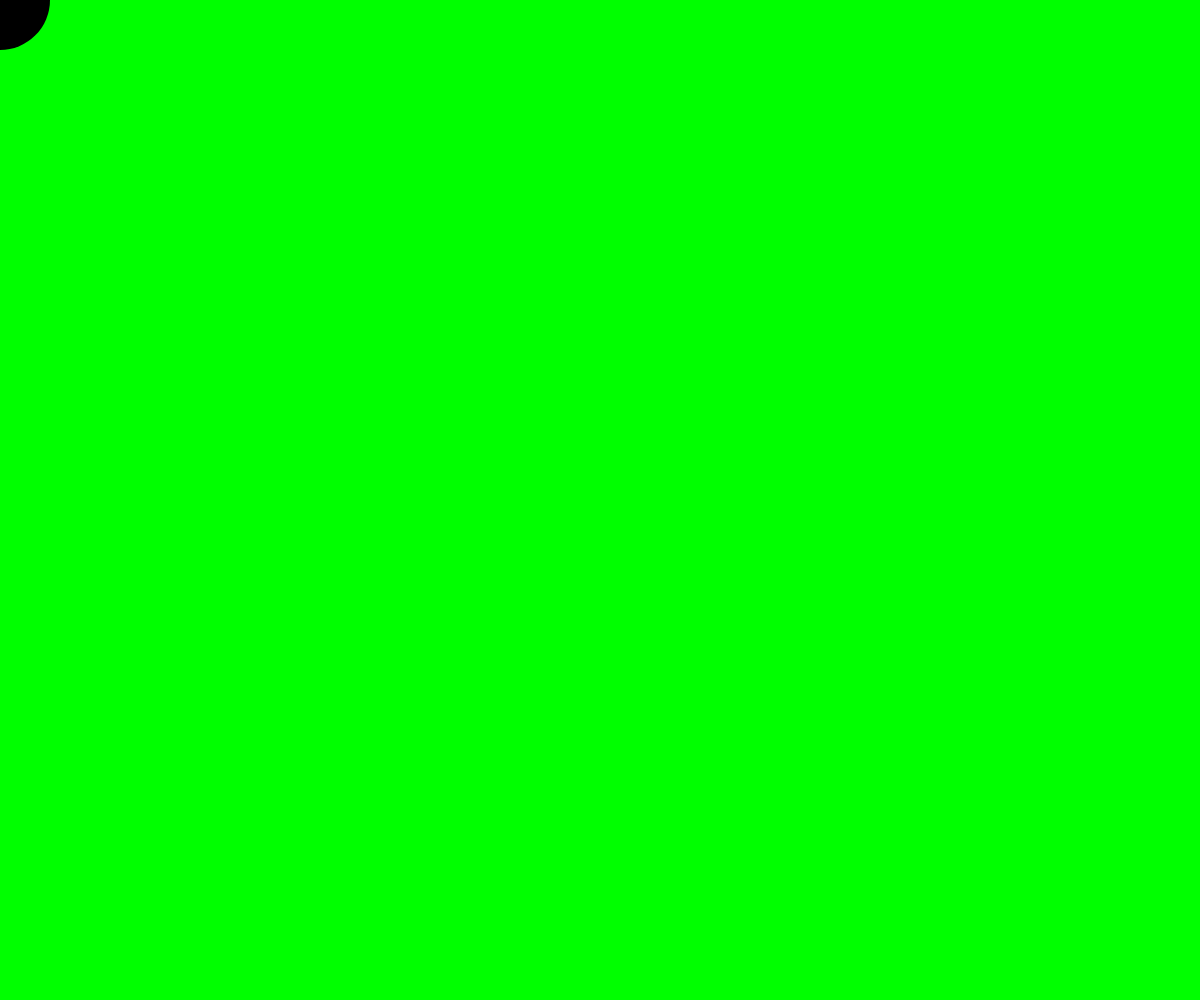
Frame 1 (no input)
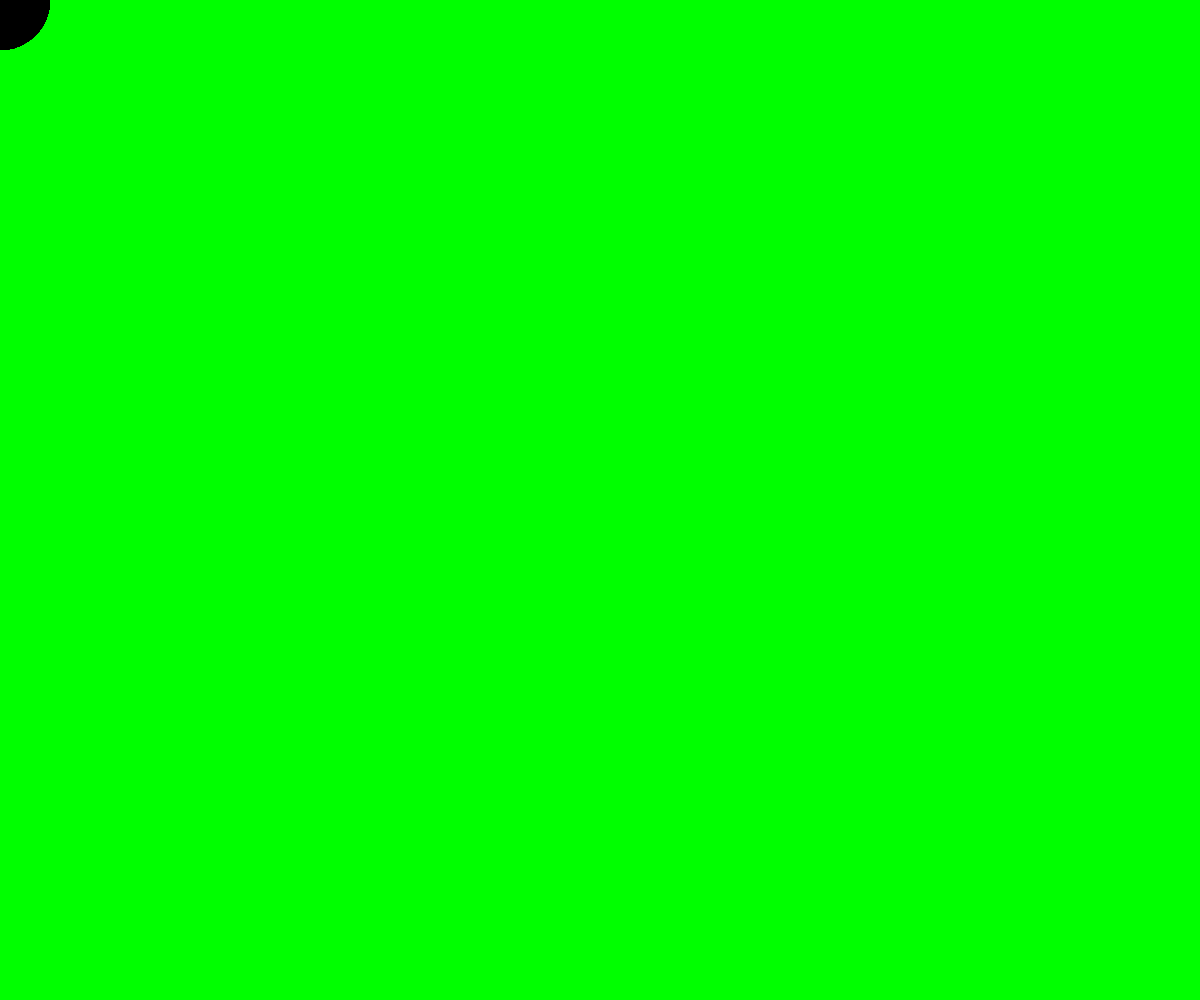
Frame 60 (no input)
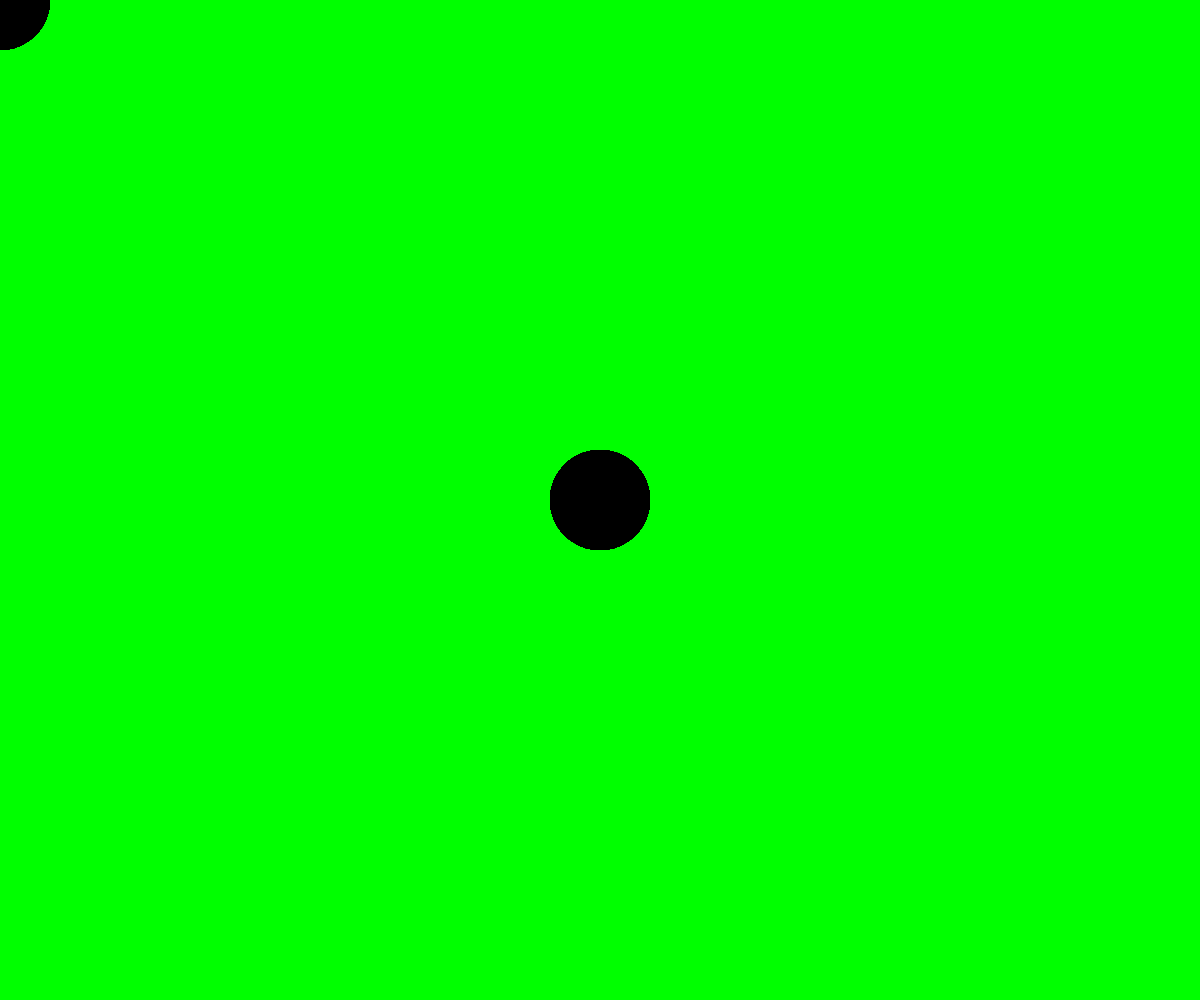
Frame 120 (the mouse pressed at the canvas centre since frame 60)

The p5.js sketch that drew these frames (run headless with seeded random() and noise() and a simulated clock; from frame 60 on, the mouse is pressed at the canvas centre):

// p5.js sketch
// ── sketch.js
// First Project
// Eric James
// Sept. Thrus. 5th 2019
//
// Extra for Experts:
// - describe what you did to take this project "above and beyond"

let red = 0;
let green = 0;
let blue = 0;
let redChange = 0;
let greenChange = 0;
let blueChange = 0;

function setup() {
  createCanvas(windowWidth, windowHeight);
  background(0, 255, 0);
}

function draw() {
  fill(red, green, blue);
  noStroke();
  if (red === 255 && blue === 255) {
    blueChange = -1;
    redChange = 0;
  } else if (red === 255 && blue === 0 && green === 0) {
    blueChange = 0;
    greenChange = 1;
  } else if (red === 255 && green === 255) {
    redChange = -1;
    greenChange = 0;
  } else if (red === 0 && green === 255) {
    redChange = 0;
    blueChange = 1;
  } else if (green === 255 && blue === 255) {
    greenChange = -1;
    blueChange = 0;
  } else if (blue === 255 && green === 0) {
    redChange = 1;
    greenChange = 0;
  }
  red += redChange;
  green += greenChange;
  blue += blueChange;
  ellipse(mouseX, mouseY, 100, 100);
  console.log(red, green, blue);
}
